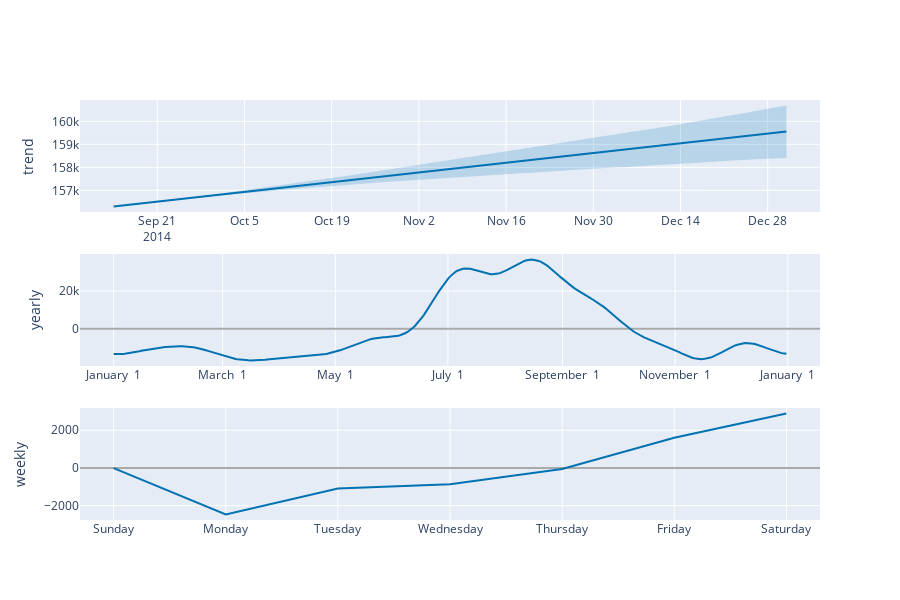

Write notebook code for a chart like this one.
### Code cell
plot_components_plotly(model2, test_forecast)
